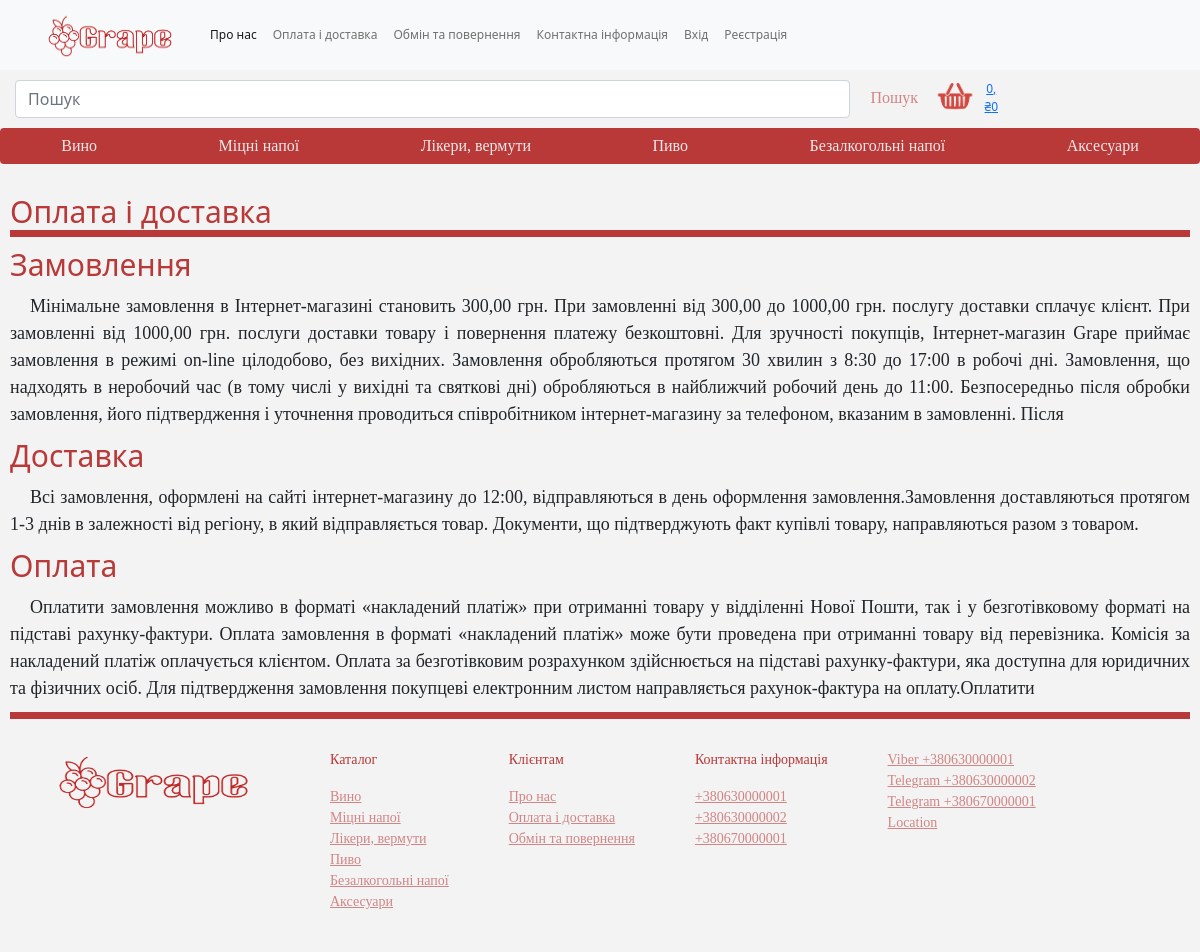
/conditions/delivery/, run on the app's committed database.
### main_page/models.py (models this page shows, shortened)
class Category_good(models.Model):
    name = models.CharField(max_length=50, unique=True)
    is_visible = models.BooleanField(default=True)
    position = models.SmallIntegerField(unique=True)
    class Meta:
        ordering = ('position',)
    def get_absolute_url(self):
        return reverse("main_page:menu", args=[self.id])

class Phone(models.Model):
    phone_val = RegexValidator(regex=r'^\+?3?8?0\d{2}[- ]?(\d[- ]?){7}$', message='Не вірний формат номера')
    phone = models.CharField(max_length=16, validators=[phone_val])
    is_visible = models.BooleanField(default=True)
    is_viber = models.BooleanField(default=False)
    is_telegram = models.BooleanField(default=False)
    def __str__(self):
        return f'{self.phone}'

class Address(models.Model):
    address = models.CharField(max_length=250)
    is_visible = models.BooleanField(default=True)

### conditions/models.py (models this page shows)
class Delivery(models.Model):
    order = models.TextField(max_length=700)
    deliv = models.TextField(max_length=700)
    pay = models.TextField(max_length=700)
    data = models.DateTimeField(auto_now=True)

### conditions/views.py (the view)
# urls.py: path('delivery/', views.condition_delivery, name='delivery'),
def condition_delivery(request):
    conditions = Delivery.objects.all()
    return render(request, 'context.html', context={'condition': conditions})

### cart/cart.py (called while the page is built)
    def get_total_price(self):
        return sum(Decimal(item['price']) * item['quantity'] for item in self.cart.values())

    def __len__(self):
        return sum(item['quantity'] for item in self.cart.values())

### cart/context_processor.py (called while the page is built)
def cart(request):
    return {'cart': Cart(request)}

### main_page/context_processor.py (called while the page is built)
def getting_category(request):
    category = Category_good.objects.filter(is_visible=True)
    return locals()

def getting_number(request):
    phone = Phone.objects.filter(is_visible=True)
    return locals()

def getting_mail(request):
    mails = Email_adress.objects.filter(is_visible=True)
    return locals()

def getting_address(request):
    location = Address.objects.filter(is_visible=True)
    return locals()

### conditions/templates/context.html
{% extends 'project.html' %}
{% block content %}
    <section>
        <div class="context">
            <h2>Оплата і доставка</h2>
            {% for item in condition %}
                <h3>Замовлення</h3>
                    <p>{{ item.order }}</p>
                <h3>Доставка</h3>
                    <p>
                        {{ item.deliv }}
                    </p>
                <h3>Оплата</h3>
                    <p>{{ item.pay }}</p>
            {% endfor %}
        </div>
    </section>
{% endblock %}

### templates/project.html (shortened to what this page needs)
{% load static %}
<!DOCTYPE html>
<html lang="ukr">
    <head>
        <link href="https://cdn.jsdelivr.net/npm/bootstrap@5.0.2/dist/css/bootstrap.min.css" rel="stylesheet">
        <link rel="stylesheet" href="{% static "assets/css/style.css" %}">
    </head>
    <body>
      <section>
        <nav class="navbar navbar-expand-lg navbar-light bg-light">
            <div class="container-fluid">
              <a class="navbar-brand" href="{% url 'main_page:main' %}"><img src="{% static "assets/img/Grape-depositphotos-bgremover.png" %}" class="grape"></a>
              <div class="collapse navbar-collapse" id="navbarNavAltMarkup">
                <div class="navbar-nav">
                <ul class="navbar-nav">
                <li class="nav-item">
                  <a class="nav-link active" aria-current="page" href="#">Про нас</a>
                </li>
                <li class="nav-item">
                  <a class="nav-link" href="{% url 'conditions:delivery' %}">Оплата і доставка</a>
                </li>
                <li class="nav-item">
                  <a class="nav-link" href="{% url 'conditions:swap' %}">Обмін та повернення</a>
                </li>
                <li class="nav-item">
                  <a class="nav-link" href="#contact">Контактна інформація</a>
                </li>
                    <div class="navbar-nav" >
                        {% if not user.is_active %}
                            <li class="nav-item">
                          <a class="nav-link" href="{% url "account:login" %}">Вхід</a>
                            </li>
                        <li class="nav-item">
                          <a class="nav-link" href="{% url "account:registration" %}">Реєстрація</a>
                            </li>
                        {% else %}
                        <li class="nav-item">
                            <a class="nav-link" href="{% url "account:logout" %}">Вихід</a>
                            </li>
                        {% endif %}
                    </ul>
                    </div>
                </div>
              </div>
          </nav>
        </section>
{% block bare_content %}
      <section>
        <div class="container-fluid1">
            <form class="col-lg-10 d-flex" action="{% url "main_page:search_results" %}" method="get">
                <input class="form-control me-2" name="q" type="search" placeholder="Пошук" aria-label="search">
                <button class="btn btn-outline-success" type="submit">Пошук</button>
            {% with quantity=cart|length %}
                 {% if cart|length >= 0 %}
                 <a href="{% url "cart:cart" %}"> <img src="{% static "assets/img/cart-transformed.png" %}" width="50px" height="30px"
                     alt=""></a>
                <a href="{% url "cart:cart" %}" type="submit">
                    {{ quantity }}, ₴{{ cart.get_total_price }}</a>
                     {% endif %}
                    {% endwith %}
            </form>
        </div>
      </section>
      <section>
        <div class="btn-group">
            {% for cat in category %}
                <a href="{{ cat.get_absolute_url }}" class="btn btn-primary" type="submit">{{ cat.name }}</a>
            {% endfor %}
          </div>
        </section>
{% block content %}
{% endblock %}
{% endblock %}
    <section id="contact">
      <div class="cards">
        <div class="">
            <img src="{% static "assets/img/Grape-depositphotos-bgremover.png" %}" alt="">
        </div>
        <div class="card">
            <p class="">Каталог</p>
            {% for cat in category %}
                <a href="#" class="" type="submit">{{ cat.name }}</a>
            {% endfor %}
        </div>
        <div class="card">
          <p class="" >Клієнтам</p>
          <a href="#" class="" type="submit">Про нас</a>
          <a href="{% url 'conditions:delivery' %}" class="" type="submit">Оплата і доставка</a>
          <a href="{% url 'conditions:swap' %}" class="" type="submit">Обмін та повернення</a>
        </div>
        <div class="card">
          <p class="" >Контактна інформація</p>
            {% for number in phone %}
                <a href="" class="" type="submit">{{ number.phone }}</a>
            {% endfor %}
        </div>
        <div class="card">
            {% for number in phone %}
                {% if number.is_viber %}
                    <a href="viber://chat?number={{ number }}" class="viber" type="submit">Viber {{ number }}</a>
                {% endif %}
                {% if number.is_telegram %}
                    <a href="https://t.me/{{ number }}" class="" type="submit">Telegram {{ number }}</a>
                {% endif %}
            {% endfor %}
            {% for loc in location %}
                <a href="#" class="" type="submit">{{ loc.address }}</a>
            {% endfor %}
        </div>
    </div>
    </section>
    </body>
</html>

### static/assets/css/style.css (style rules this page uses)
body { background-color: rgb(243, 243, 243); }
.container-fluid a img { width: 150px; height: 50px; }
.navbar { padding: 0; }
.navbar ul { margin: 0; padding: 0; display: flex; list-style: none; align-items: center; }
.navbar li { position: relative; }
.navbar a, .navbar a:focus { display: flex; align-items: center; justify-content: space-between; padding: 10px 0 10px 24px; font-size: 12px; font-weight: 500; color: rgb(14, 1, 1); white-space: nowrap; transition: 0.3s; }
.navbar a:hover, .navbar .active, .navbar .active:focus, .navbar li:hover>a { color: #e90606; }
.container-fluid1 { align-items: center; justify-content: space-between; padding: 10px 0 10px 15px; font-size: 12px; font-weight: 500; text-align: center; }
.d-flex button { display: flex; font-weight: 500; color: rgba(185, 56, 56, 0.589); white-space: nowrap; text-align: center; font-family: cyrillic; box-shadow: #000000; border: rgba(185, 56, 56, 0.589); }
.btn-group { display: flex; font-size: 12px; font-weight: 500; color: rgb(0, 0, 0); white-space: nowrap; text-align: center; font-family: cyrillic; box-shadow: #000000; padding-bottom: 20px; }
.btn-primary { color: rgb(236, 234, 234); background: rgb(185, 56, 56); border: rgb(63, 7, 7); }
.cards { display: flex; border-top: 7px solid rgb(185, 56, 56); margin: 10px; text-align: left; font-size: 14px; color: rgba(185, 56, 56, 0.589); font-family: cyrillic; }
.cards .card { padding: 20px; }
.cards img { width: 250px; height: 84px; margin: 20px; padding: 10px; align-items:center; justify-content: center; }
.card { margin: 10px; background: local; border: rgb(243, 243, 243);; color: rgb(185, 56, 56); }
.cards .card a { color: rgba(185, 56, 56, 0.589); }
.context h2 { margin: 10px; font-size: 30px; border-bottom: 7px solid rgb(185, 56, 56); color: rgb(185, 56, 56); }
.context h3 { margin: 10px; font-size: 30px; color: rgb(185, 56, 56); }
.context p { margin: 10px; font-size: 18px; text-align: justify; font-family: cyrillic; text-indent: 20px; }

### data on the page
Category_good: name "Вино"
Category_good: name "Міцні напої"
Category_good: name "Лікери, вермути"
Category_good: name "Пиво"
Category_good: name "Безалкогольні напої"
Category_good: name "Аксесуари"
Delivery: order "Мінімальне замовлення в Інтернет-магазині становить 300,00 грн. При замовленні від 300,00 до 1000,00 грн. послугу доставки сплачує клієнт. При замовленні від 1000,00 грн. послуги доставки товару і повернення платежу безкоштовні. Для зручності покупців, Інтернет-магазин Grape приймає замовлення в режимі on-line цілодобово, без вихідних. Замовлення обробляються протягом 30 хвилин з 8:30 до 17:00 в робочі дні. Замовлення, що надходять в неробочий час (в тому числі у вихідні та святкові дні) обробляються в найближчий робочий день до 11:00. Безпосередньо після обробки замовлення, його підтвердження і уточнення проводиться співробітником інтернет-магазину за телефоном, вказаним в замовленні. Після", deliv "Всі замовлення, оформлені на сайті інтернет-магазину до 12:00, відправляються в день оформлення замовлення.Замовлення доставляються протягом 1-3 днів в залежності від регіону, в який відправляється товар. Документи, що підтверджують факт купівлі товару, направляються разом з товаром.", pay "Оплатити замовлення можливо в форматі «накладений платіж» при отриманні товару у відділенні Нової Пошти, так і у безготівковому форматі на підставі рахунку-фактури. Оплата замовлення в форматі «накладений платіж» може бути проведена при отриманні товару від перевізника. Комісія за накладений платіж оплачується клієнтом. Оплата за безготівковим розрахунком здійснюється на підставі рахунку-фактури, яка доступна для юридичних та фізичних осіб. Для підтвердження замовлення покупцеві електронним листом направляється рахунок-фактура на оплату.Оплатити"
Phone: phone "+380630000001"
Phone: phone "+380630000002"
Phone: phone "+380670000001"
Address: address "Location"

### other printed values
{{ quantity }} "0"
{{ cart.get_total_price }} "0"
